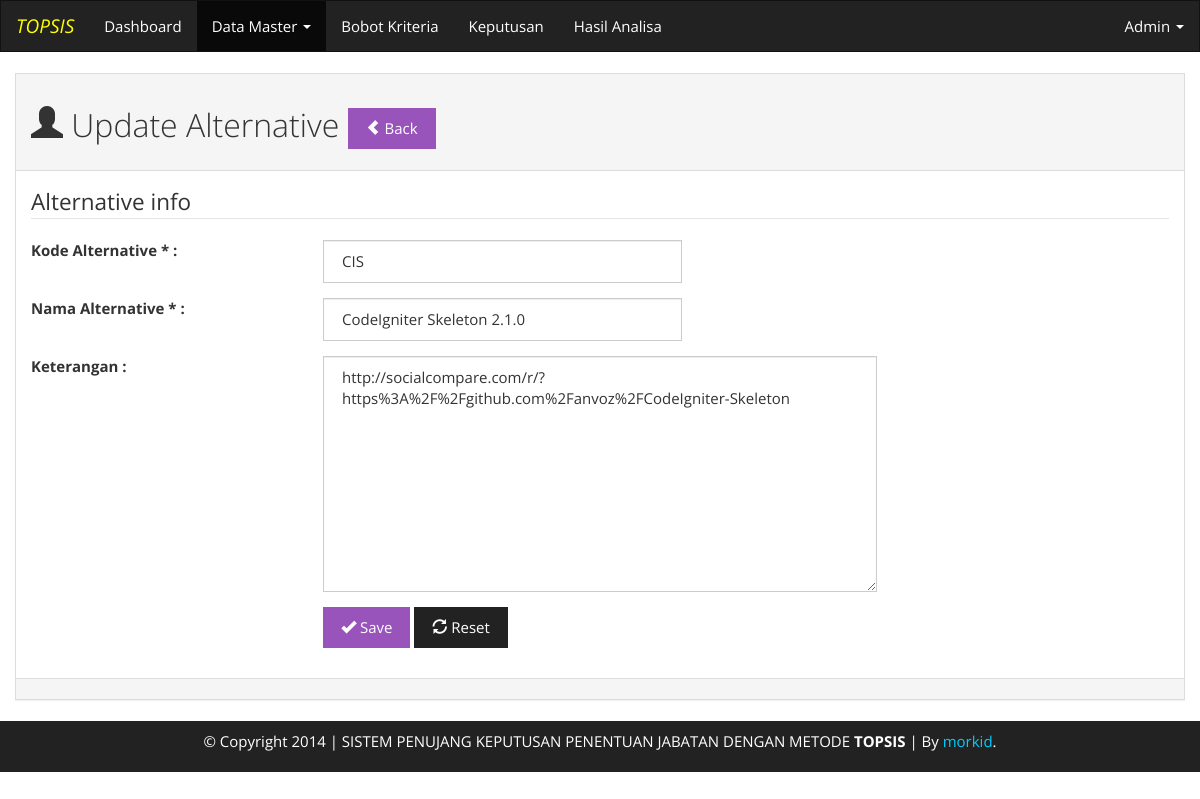
/?page=master_alternative_update&alternative_id=12 (signed in), run on the app's committed database.
### tables this page shows
CREATE TABLE `s_alternative` (
  `alternative_id` int(20) NOT NULL AUTO_INCREMENT,
  `alternative_code` varchar(20) DEFAULT NULL,
  `alternative_name` varchar(100) DEFAULT NULL,
  `alternative_description` text,
  `alternative_image` varchar(100) DEFAULT NULL,
  `problem_id` int(20) DEFAULT NULL,
  PRIMARY KEY (`alternative_id`)
);

### index.php (called while the page is built, shortened)
<?php
require BASEPATH . 'includes/templates/template_master.php';

### includes/engine/query.php (called while the page is built, shortened)
<?php
class query
{
	function o($query)
	{
		$Q = mysql_query($query)or die($query.mysql_error());
		$o = mysql_fetch_assoc($Q);
		if(isset($o))return (object) $o;
		return FALSE;
	}
	function g($data = FALSE)
	{
		if(!$data)
		{
			$this->get = (object) $_GET;
			return $this;
		}
		else if($data && $data !='')
		{
			if(isset($_GET[$data]) && $_GET[$data] != '')
			{
				return mysql_real_escape_string($_GET[$data]);
			}
		}
		return NULL;
	}
}
$db = new query();

### includes/engine/update_alternative.php (called while the page is built, shortened)
<?php
$id = $db->g('alternative_id');
$o = $db->o("SELECT * FROM s_alternative WHERE alternative_id = '{$id}' LIMIT 1");

### includes/pages/page_master_alternative_update.php (the view, shortened to what this page needs)
<?php require BASEPATH . 'includes/engine/update_alternative.php'; ?>
		<div class="panel panel-default">
			<div class="panel-heading">
				<h2>
					<span class="glyphicon glyphicon-user"></span>
					Update Alternative
					<a href="?page=master_alternative" class="btn btn-info"><span class="glyphicon glyphicon-chevron-left"></span> Back</a>
				</h2>
			</div>
			<div class="panel-body">
				<form action="" class="form-horizontal" method="post">
					<fieldset>
						<legend>Alternative info</legend>
						<div class="form-group">
							<label class="col-md-3">Kode Alternative * : </label>
							<div class="col-md-4"><input type="text" class="form-control" name="alternative_code" value="<?php echo $o->alternative_code;?>" /><?php echo $errorCode;?></div>
						</div>
						<div class="form-group">
							<label class="col-md-3">Nama Alternative * : </label>
							<div class="col-md-4"><input type="text" class="form-control" name="alternative_name" value="<?php echo $o->alternative_name;?>" /><?php echo $errorName;?></div>
						</div>
						<div class="form-group">
							<label class="col-md-3">Keterangan : </label>
							<div class="col-md-6"><textarea name="alternative_description" id="" cols="30" rows="10" name="alternative_description" class="form-control"><?php echo $o->alternative_description;?></textarea></div>
						</div>
						<div class="form-group">
							<div class="col-md-3"></div>
							<div class="col-md-6">
								<button class="btn btn-info" type="submit">
									<span class="glyphicon glyphicon-ok"></span>
									Save
								</button>
								<button class="btn btn-default" type="reset">
									<span class="glyphicon glyphicon-refresh"></span>
									Reset
								</button>
							</div>
						</div>
					</fieldset>
				</form>
			</div>
			<div class="panel-footer"></div>
		</div>

### assets/css/style.css (style rules this page uses)
body { max-width:100%; overflow-x:hidden; }

### data on the page
s_alternative: alternative_code "CIS", alternative_name "CodeIgniter Skeleton 2.1.0", alternative_description "http://socialcompare.com/r/?https%3A%2F%2Fgithub.com%2Fanvoz%2FCodeIgniter-Skeleton"

### other printed values
APP_NAME "PENENTUAN JABATAN"
